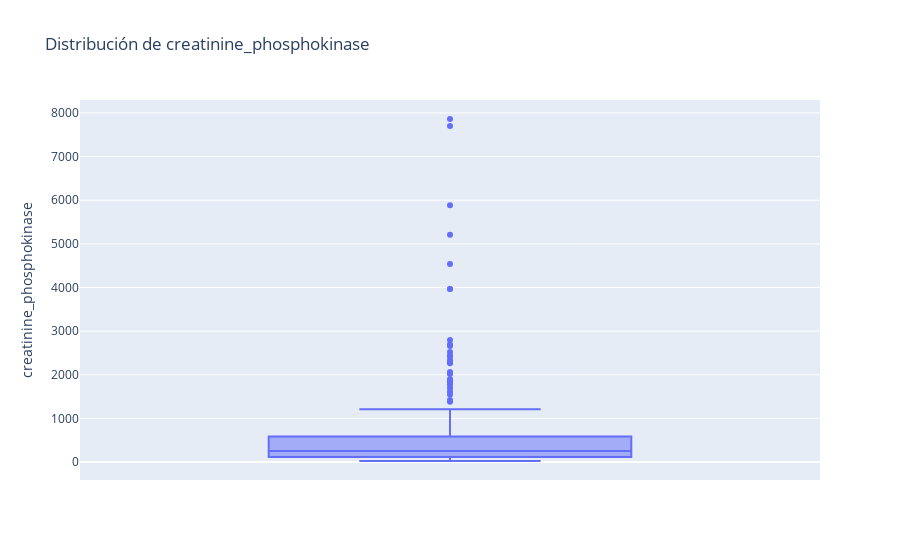

This figure's notebook cell:
### Code cell
#El gráfico tiene una asimetría positiva. Quiere decir que la mayoría de los valores están ubicados
#en ranfos bajos. Cerca de 200000 indica que es lo más que frecuenta.
import plotly.express as px

fig = px.box(df4, y = 'creatinine_phosphokinase', title='Distribución de creatinine_phosphokinase')
fig.show()

### Figure 1 — Plotly figure (JSON) as saved in the notebook; plotly's stock layout.template omitted (floating-point values rounded to 4 significant figures; data arrays with more than 128 entries replaced by an {"elided": "..."} marker saying what was removed)
{"data": [{"alignmentgroup": "True", "hovertemplate": "creatinine_phosphokinase=%{y}<extra></extra>", "legendgroup": "", "marker": {"color": "#636efa"}, "name": "", "notched": false, "offsetgroup": "", "orientation": "v", "showlegend": false, "type": "box", "x0": " ", "xaxis": "x", "y": {"elided": "299 int values"}, "y0": " ", "yaxis": "y"}], "layout": {"boxmode": "group", "legend": {"tracegroupgap": 0}, "title": {"text": "Distribución de creatinine_phosphokinase"}, "xaxis": {"anchor": "y", "domain": [0, 1]}, "yaxis": {"anchor": "x", "domain": [0, 1], "title": {"text": "creatinine_phosphokinase"}}}}
